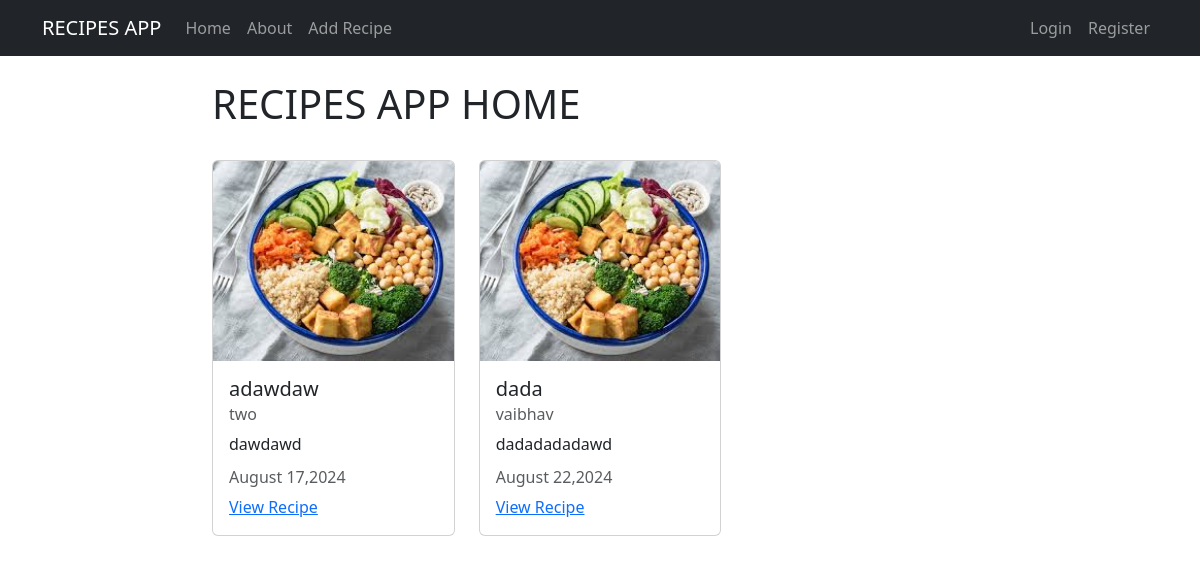
The app's page /, older data.
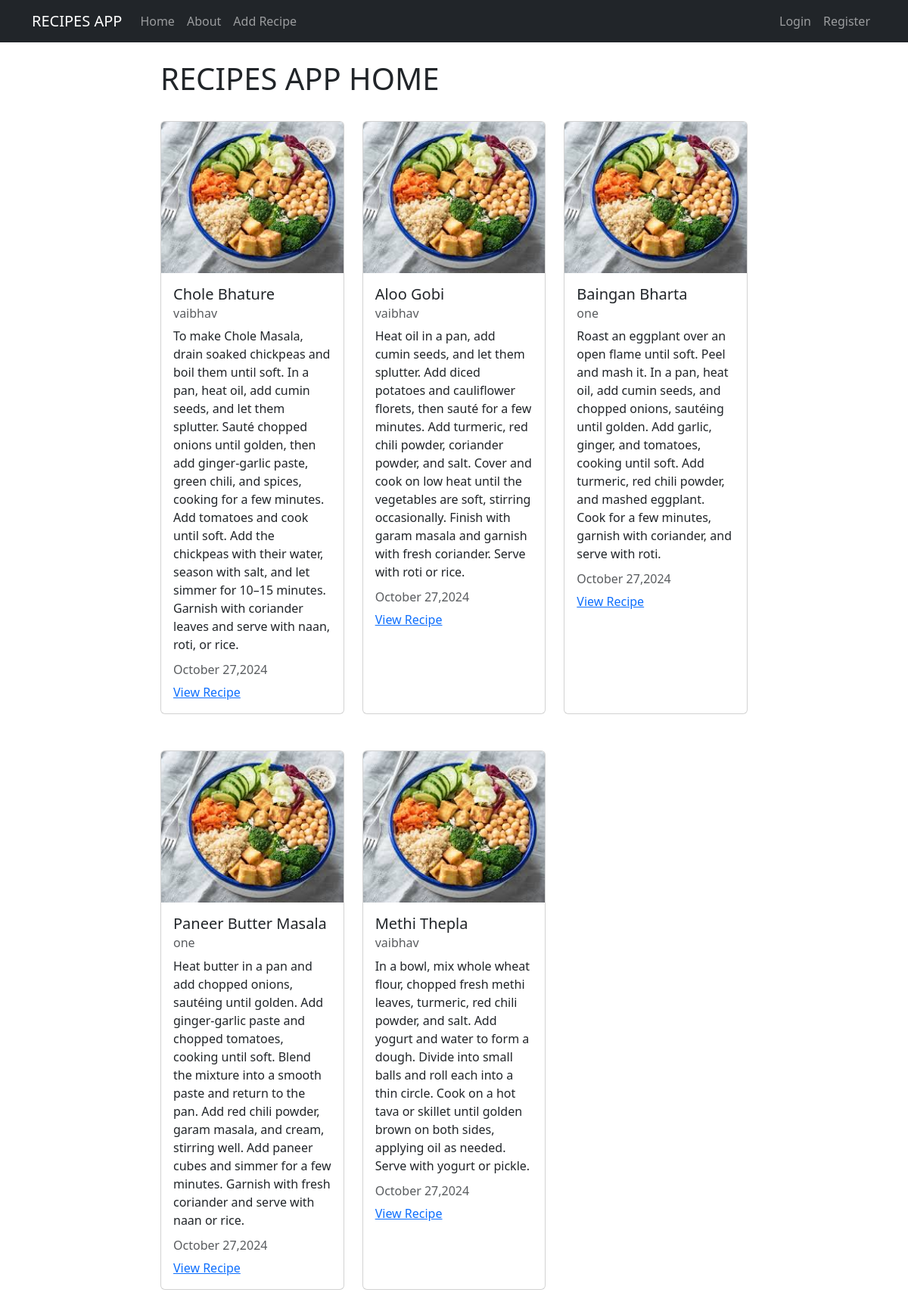
The same page, newer data.
### recipes/models.py (models this page shows, shortened)
class Recipe(models.Model):
    title=models.CharField(max_length=100)
    description= models.TextField()
    author= models.ForeignKey(User , on_delete=models.CASCADE)
    created_at= models.DateTimeField(auto_now_add=True)
    updated_at=models.DateTimeField(auto_now=True)
    image= models.ImageField(upload_to='recipe_images/',null=True ,blank=True)

### recipes/views.py (the view)
# urls.py: path('', views.RecipeListView.as_view() ,name="recipes-home"),
class RecipeListView(ListView):
    model = models.Recipe
    template_name ='recipes/home.html'
    context_object_name = 'recipes'

### recipes/templates/recipes/home.html (shortened to what this page needs)
{% extends 'recipes/base.html' %}
{% load static %}
    {% block content%}
    <h1>RECIPES APP HOME</h1>
    <div class="row d-flex">
    {% for recipe in recipes %}
      <div class="col-md-4 d-flex">
        <div class="card my-4 flex-fill" style="width: 100%;">
          {% if recipe.image %}
          <img src="{{ recipe.image.url }}" class="card-img-top" alt="{{ recipe.title }}" style="width: 100%; height: 200px; object-fit: cover;">
        {% else %}
          <img src="{% static 'default_image.jpg' %}" class="card-img-top" alt="Default Image" style="width: 100%; height: 200px; object-fit: cover;">
        {% endif %}
            <div class="card-body" >
              <h5 class="card-title">{{recipe.title}}</h5>
              <h6 class="card-subtitle mb-2 text-body-secondary">{{recipe.author}}</h6>
              <p class="card-text">{{recipe.description}}</p>
              <h6 class="card-subtitle mb-2 text-body-secondary">{{recipe.updated_at | date:"F d,Y"}}</h6>
              <a href="{% url 'recipe-detail' recipe.pk %}" class="card-link">View Recipe</a>
            </div>
          </div>
      </div>
    {% endfor%}
    {% endblock content %}

### recipes/templates/recipes/base.html (shortened to what this page needs)
<!DOCTYPE html>
<html lang="en">
<head>
    <link href="https://cdn.jsdelivr.net/npm/bootstrap@5.3.3/dist/css/bootstrap.min.css" rel="stylesheet"
/>
</head>
<body>
    <nav class="navbar navbar-expand-lg navbar-dark bg-dark">
        <div class="container">
            <a class="navbar-brand" href="{% url 'recipes-home' %}">RECIPES APP</a>
            <div class="collapse navbar-collapse" id="navbarNav">
                <ul class="navbar-nav">
                    <li class="nav-item">
                        <a class="nav-link " aria-current="page" href="{% url 'recipes-home' %}">Home</a>
                    </li>
                    <li class="nav-item">
                        <a class="nav-link" href="{% url 'recipes-about' %}">About</a>
                    </li>
                    <li class="nav-item">
                        <a class="nav-link" href="{% url 'recipes-create' %}">Add Recipe</a>
                    </li>
                </ul>
            </div>
            <div class="navbar-nav">
                {% if user.is_authenticated %}
                <a class="nav-item nav-link" href="{% url 'user-profile' %}">My Profile</a>
                    <a class="nav-item nav-link" href="{% url 'user-logout' %}">Logout</a>
                {% else %}
                    <a class="nav-item nav-link" href="{% url 'user-login' %}">Login</a>
                    <a class="nav-item nav-link" href="{% url 'user-register' %}">Register</a>
                {% endif %}
            </div>
        </div>
    </nav>
    <div class="container mt-4 col-8">
        {% block content %} {% endblock content%}
    </div>
</body>
</html>

Row changes from the older to the newer data that the page shows:
removed Recipe: title "adawdaw", author "two", description "dawdawd", updated_at "August 17,2024"
removed Recipe: title "dada", author "vaibhav", description "dadadadadawd", updated_at "August 22,2024"
added Recipe: title "Chole Bhature", author "vaibhav", description "To make Chole Masala, drain soaked chickpeas and boil them until soft. In a pan, heat oil, add cumin seeds, and let them splutter. Sauté chopped onions until golden, then add ginger-garlic paste, green chili, and spices, cooking for a few minutes. Add tomatoes and cook until soft. Add the chickpeas with their water, season with salt, and let simmer for 10–15 minutes. Garnish with coriander leaves and serve with naan, roti, or rice.", updated_at "October 27,2024"
added Recipe: title "Aloo Gobi", author "vaibhav", description "Heat oil in a pan, add cumin seeds, and let them splutter. Add diced potatoes and cauliflower florets, then sauté for a few minutes. Add turmeric, red chili powder, coriander powder, and salt. Cover and cook on low heat until the vegetables are soft, stirring occasionally. Finish with garam masala and garnish with fresh coriander. Serve with roti or rice.", updated_at "October 27,2024"
added Recipe: title "Baingan Bharta", author "one", description "Roast an eggplant over an open flame until soft. Peel and mash it. In a pan, heat oil, add cumin seeds, and chopped onions, sautéing until golden. Add garlic, ginger, and tomatoes, cooking until soft. Add turmeric, red chili powder, and mashed eggplant. Cook for a few minutes, garnish with coriander, and serve with roti.", updated_at "October 27,2024"
added Recipe: title "Paneer Butter Masala", author "one", description "Heat butter in a pan and add chopped onions, sautéing until golden. Add ginger-garlic paste and chopped tomatoes, cooking until soft. Blend the mixture into a smooth paste and return to the pan. Add red chili powder, garam masala, and cream, stirring well. Add paneer cubes and simmer for a few minutes. Garnish with fresh coriander and serve with naan or rice.", updated_at "October 27,2024"
added Recipe: title "Methi Thepla", author "vaibhav", description "In a bowl, mix whole wheat flour, chopped fresh methi leaves, turmeric, red chili powder, and salt. Add yogurt and water to form a dough. Divide into small balls and roll each into a thin circle. Cook on a hot tava or skillet until golden brown on both sides, applying oil as needed. Serve with yogurt or pickle.", updated_at "October 27,2024"
